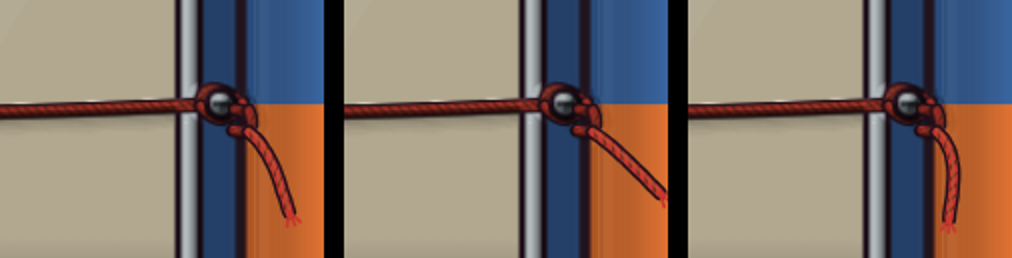
#> input picture greed-tail.png, 1012 x 258 px
$ python trace-image.py ../greed-tail.png out.png 3 1.0 100 1.0
#> lines starting #> are read from the running program, lines starting #| are printed output that depends on the picture; after the words box and inside, x2 and y2 are one past the last pixel; in counts of white or black regions, pixels touching at a corner belong together
"""Цветовая трассировка растра (PNG/JPEG) в SVG — для образов «Зависти».

    python3 tools/trace-image.py вход.png выход.svg [цветов] [упрощение]
                                 [мин.площадь] [сглаживание] [порог контура]

Рабочие значения для мультяшных картинок с обводкой:  12 1.4 24 0.5 0.32
Мельче упрощение и больше цветов — точнее и тяжелее; крупнее — легче и грубее.

Готовый SVG кладётся строкой в src/minigames/envy/envy-art.js: игра обязана
открываться и с file://, где fetch за соседним файлом не работает.

Требуется pillow и numpy (pip install pillow numpy).

Растр режется на цветовые слои, у каждого слоя обходится граница по рёбрам
пикселей, ступенчатый контур упрощается и сглаживается в кубические кривые.
Слои пишутся от больших к малым, дырки вырезаются правилом evenodd.
"""
import sys, math
from collections import defaultdict
from PIL import Image
import numpy as np

SRC = sys.argv[1]
DST = sys.argv[2]
NCOLORS = int(sys.argv[3]) if len(sys.argv) > 3 else 14
EPS = float(sys.argv[4]) if len(sys.argv) > 4 else 1.1     # упрощение, px
MIN_AREA = int(sys.argv[5]) if len(sys.argv) > 5 else 24   # мелочь отбрасываем
SMOOTH = float(sys.argv[6]) if len(sys.argv) > 6 else 0.55  # 0 — углы, 1 — мягко
INK_L = float(sys.argv[7]) if len(sys.argv) > 7 else 0.42   # порог «это контур», 0..1

img = Image.open(SRC).convert('RGBA')
W, H = img.size
#> W = 1012; H = 258
arr = np.array(img)
alpha = arr[:, :, 3]
#> alpha: shape (258, 1012); every value is 255
opaque = alpha > 128
#> opaque: shape (258, 1012) bool; every value is 1

# ---------- КОНТУР ОТДЕЛЬНО ----------
# Тёмная линия — это рисованный контур, а не оттенок заливки. Если пустить её
# через общее квантование, она рассыпается на несколько близких оттенков,
# каждый кусок оказывается мелкой областью и отсекается порогом площади —
# линия рвётся. Поэтому контур вынимается по яркости и кладётся поверх всего
# одним цветом, как его и рисовали.
lum = (0.299 * arr[:, :, 0] + 0.587 * arr[:, :, 1] + 0.114 * arr[:, :, 2]) / 255.0
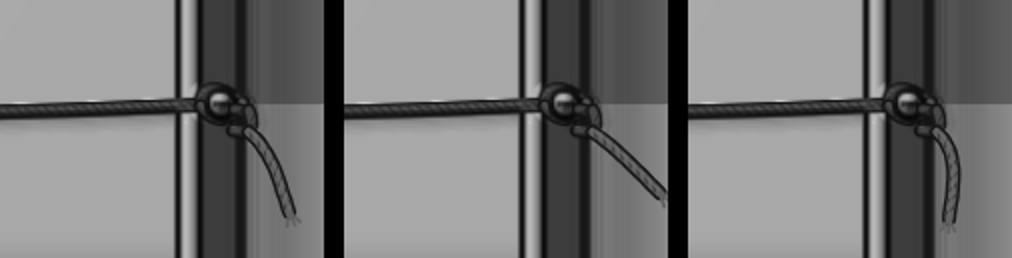
#> lum: shape (258, 1012) float64; min 0, max 0.81, mean 0.469
ink_mask = opaque & (lum < INK_L)
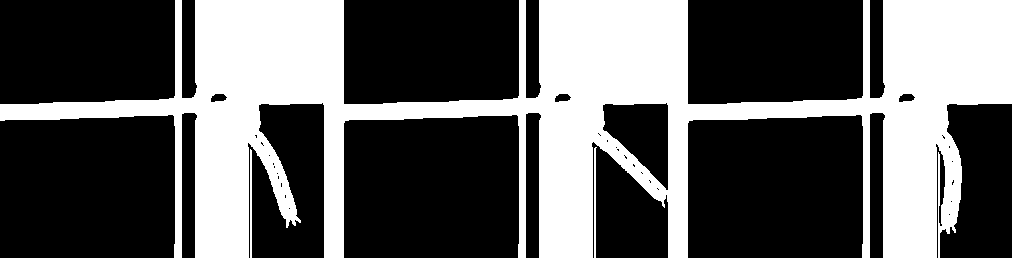
#> ink_mask: shape (258, 1012) bool; 36.9% white; 3 white regions, box (x1, y1, x2, y2) and area: (0, 0, 1012, 258) 95850, (594, 147, 597, 258) 222, (250, 149, 252, 258) 217
ink_color = '#%02x%02x%02x' % tuple(np.median(arr[:, :, :3][ink_mask], axis=0).astype(int)) \
    if ink_mask.any() else '#000000'
#> ink_color = '#293e45'

# ---------- КВАНТОВАНИЕ ОСТАЛЬНОГО ----------
rgb = Image.fromarray(arr[:, :, :3], 'RGB').quantize(colors=NCOLORS, method=Image.MEDIANCUT, dither=Image.NONE)
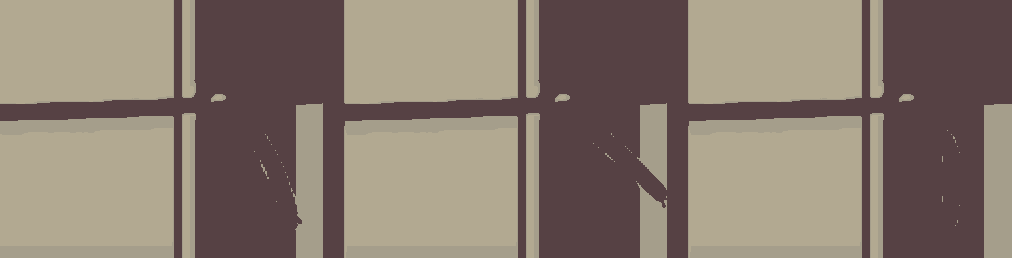
#> rgb: PIL image 1012x258 P; mean R, G, B 136.5, 122.5, 110.8
idx = np.array(rgb)
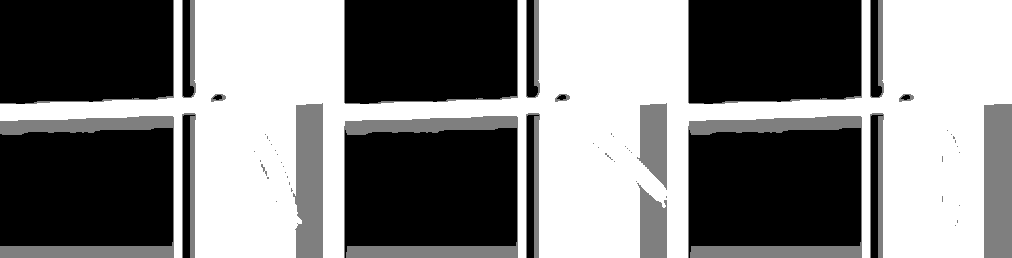
#> idx: shape (258, 1012); min 0, max 2, mean 0.988; drawn with min black and max white
pal = np.array(rgb.getpalette()[:NCOLORS * 3]).reshape(-1, 3)
#> pal = [[178, 169, 145], [165, 158, 139], [86, 65, 68]]


def components(mask):
    """Связные области маски, 4-связность, итеративный обход."""
    seen = np.zeros_like(mask, dtype=bool)
    out = []
    ys, xs = np.nonzero(mask)
    for y0, x0 in zip(ys, xs):
        if seen[y0, x0]:
            continue
        stack = [(y0, x0)]
        seen[y0, x0] = True
        cells = []
        while stack:
            y, x = stack.pop()
            cells.append((y, x))
            for dy, dx in ((1, 0), (-1, 0), (0, 1), (0, -1)):
                ny, nx = y + dy, x + dx
                if 0 <= ny < H and 0 <= nx < W and mask[ny, nx] and not seen[ny, nx]:
                    seen[ny, nx] = True
                    stack.append((ny, nx))
        if len(cells) >= MIN_AREA:
            out.append(cells)
    return out


def outline(cells):
    """Граница области как замкнутые контуры из рёбер пикселей."""
    inside = set(cells)
    edges = {}
    for (y, x) in cells:
        if (y - 1, x) not in inside: edges[(x, y)] = (x + 1, y)
        if (y, x + 1) not in inside: edges[(x + 1, y)] = (x + 1, y + 1)
        if (y + 1, x) not in inside: edges[(x + 1, y + 1)] = (x, y + 1)
        if (y, x - 1) not in inside: edges[(x, y + 1)] = (x, y)

    loops = []
    while edges:
        start = next(iter(edges))
        loop = [start]
        cur = edges.pop(start)
        while cur != start and cur in edges:
            loop.append(cur)
            cur = edges.pop(cur)
        if len(loop) > 7:
            loops.append(loop)
    loops.sort(key=len, reverse=True)
    # ВСЕ контуры, не только внешний: белый кант — кольцо, и без внутреннего
    # контура его дырка не вырезается, отчего он закрашивает всю машину.
    return loops


def simplify(pts, eps):
    """Дуглас — Пекер по замкнутому контуру."""
    def rec(a, b):
        if b <= a + 1:
            return []
        ax, ay = pts[a]; bx, by = pts[b]
        dx, dy = bx - ax, by - ay
        norm = math.hypot(dx, dy) or 1.0
        best, bi = -1, a
        for i in range(a + 1, b):
            px, py = pts[i]
            d = abs(dy * (px - ax) - dx * (py - ay)) / norm
            if d > best:
                best, bi = d, i
        if best <= eps:
            return []
        return rec(a, bi) + [bi] + rec(bi, b)

    if len(pts) < 4:
        return pts
    keep = [0] + rec(0, len(pts) - 1) + [len(pts) - 1]
    return [pts[i] for i in keep]


def to_path(pts, smooth):
    """Замкнутый полигон в кубические кривые (Catmull–Rom с натяжением)."""
    n = len(pts)
    if n < 3:
        return ''
    d = f"M{pts[0][0]:.1f} {pts[0][1]:.1f}"
    for i in range(n):
        p0 = pts[(i - 1) % n]; p1 = pts[i]; p2 = pts[(i + 1) % n]; p3 = pts[(i + 2) % n]
        c1 = (p1[0] + (p2[0] - p0[0]) * smooth / 6, p1[1] + (p2[1] - p0[1]) * smooth / 6)
        c2 = (p2[0] - (p3[0] - p1[0]) * smooth / 6, p2[1] - (p3[1] - p1[1]) * smooth / 6)
        d += f"C{c1[0]:.1f} {c1[1]:.1f} {c2[0]:.1f} {c2[1]:.1f} {p2[0]:.1f} {p2[1]:.1f}"
    return d + "Z"


layers = []
for ci in range(NCOLORS):
    mask = (idx == ci) & opaque & ~ink_mask
    area = int(mask.sum())
    if area < MIN_AREA:
        continue
    color = '#%02x%02x%02x' % tuple(pal[ci])
    for cells in components(mask):
        d = ''.join(to_path(simplify(loop, EPS), SMOOTH) for loop in outline(cells))
        if d:
            layers.append((len(cells), color, d))
#> this loop made 3 passes
#> (area, color) on passes 1 to 3: (116435, '#b2a991'), (31253, '#a59e8b'), (17119, '#564144')
#> pass 1, `mask = (idx == ci) & opaque & ~ink_mask`:
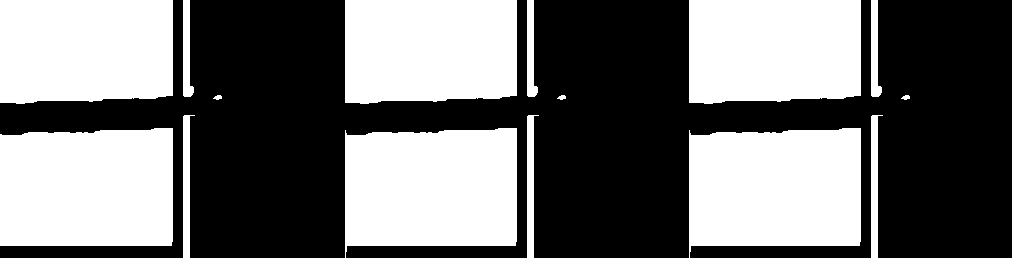
#> mask: shape (258, 1012) bool; 44.6% white; 15 white regions, largest, box (x1, y1, x2, y2) and area: (0, 128, 173, 246) 19818, (345, 128, 517, 258) 19730, (689, 128, 861, 258) 19730
#> pass 2, `mask = (idx == ci) & opaque & ~ink_mask`:
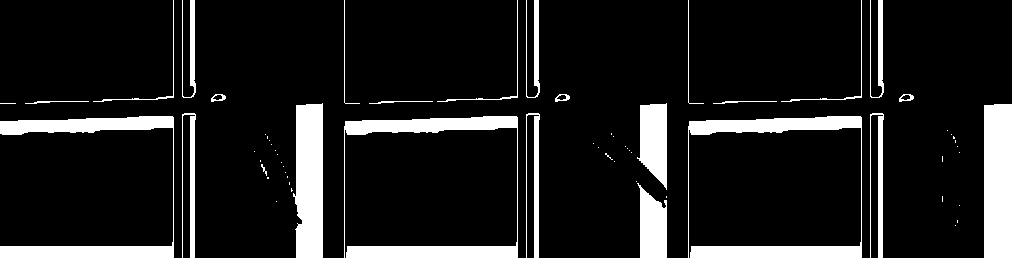
#> mask: shape (258, 1012) bool; 12% white; 65 white regions (40 under 20 px), largest, box (x1, y1, x2, y2) and area: (344, 116, 518, 258) 4534, (688, 116, 862, 258) 4534, (0, 116, 174, 258) 4451
#> pass 3, `mask = (idx == ci) & opaque & ~ink_mask`:
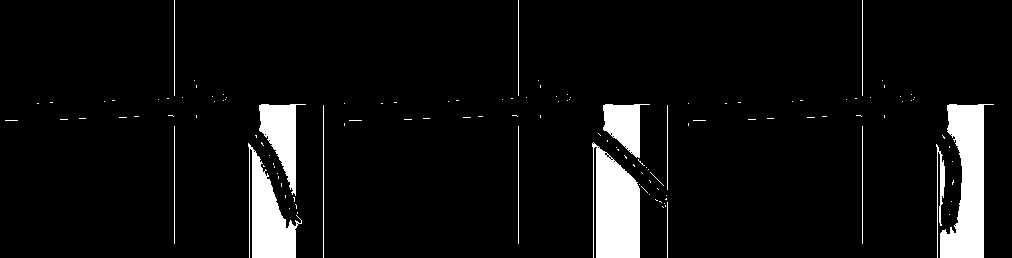
#> mask: shape (258, 1012) bool; 6.6% white; 128 white regions (113 under 20 px), largest, box (x1, y1, x2, y2) and area: (940, 104, 994, 258) 4681, (592, 142, 640, 258) 4254, (248, 143, 302, 258) 3069
#> after the loop, layers = 34 items

layers.sort(key=lambda t: -t[0])          # крупное вниз, мелкое поверх

# Контур — поверх всех заливок, целиком, одним слоем.
for cells in components(ink_mask):
    d = ''.join(to_path(simplify(loop, EPS), SMOOTH) for loop in outline(cells))
    if d:
        layers.append((0, ink_color, d))
#> this loop made 3 passes
body = '\n'.join(f'<path fill="{c}" fill-rule="evenodd" d="{d}"/>' for _, c, d in layers)
svg = (f'<svg xmlns="http://www.w3.org/2000/svg" viewBox="0 0 {W} {H}">\n{body}\n</svg>')
open(DST, 'w').write(svg)
print(f'слоёв: {len(layers)}, точек: {sum(d.count("C") for _, _, d in layers)}, '
      f'размер: {len(svg) / 1024:.1f} КБ')
#| слоёв: 37, точек: 779, размер: 29.2 КБ
